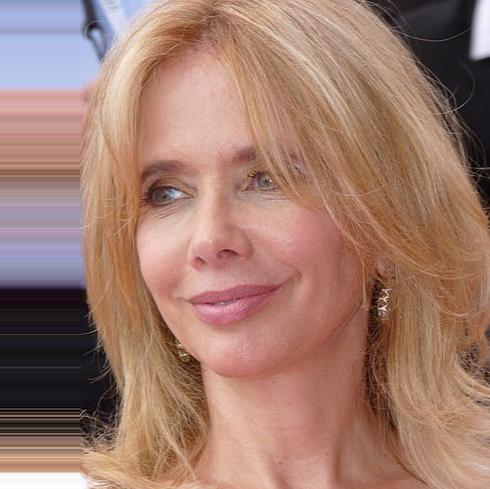
#> input picture AI Data Preprocessing/data/female/female_000000.jpg, 490 x 489 px; its folder holds only this picture in this run
$ jupyter execute Image_croping.ipynb   (shell and % lines are left out)
#> lines starting #> are read from the running program, lines starting #| are printed output that depends on the picture; after the words box and inside, x2 and y2 are one past the last pixel; in counts of white or black regions, pixels touching at a corner belong together
[cell 1]
import numpy as np
import matplotlib.pyplot as plt
import cv2

[cell 2]
from glob import glob

[cell 3]
femalepath = glob('./data/female/*.jpg')
malepath = glob('./data/male/*.jpg')

[cell 4]
#number of image
len(femalepath),len(malepath)

[cell 5]
#let us consider one image
path = femalepath[0]
img = cv2.imread(path)
#> img is the input picture: shape (489, 490, 3); mean B, G, R 110, 123.8, 161
img.shape
#> Out = (489, 490, 3)

[cell 6]
plt.imshow(img)
plt.show()

[cell 7]
#convert image into grayscale
gray = cv2.cvtColor(img,cv2.COLOR_BGR2GRAY)
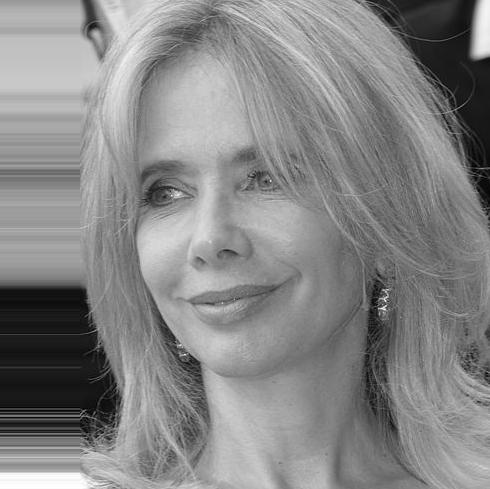
#> gray: shape (489, 490); min 1, max 255, mean 133.4
gray.shape
#> Out = (489, 490)

[cell 8]
plt.imshow(gray,cmap='gray')

[cell 9]
#load hear cascade classifier
head = cv2.CascadeClassifier('./model/haarcascade_frontalface_default.xml')

[cell 10]
faces = head.detectMultiScale(gray,1.5,5)
#> faces = [[86, 86, 273, 273]]

[cell 11]
print(faces)
#| [[ 86  86 273 273]]

[cell 12]
for x,y,w,h in faces:
    cv2.rectangle(img,(x,y),(x+w,y+h),(0,255,0),2)
#> this loop made 1 pass
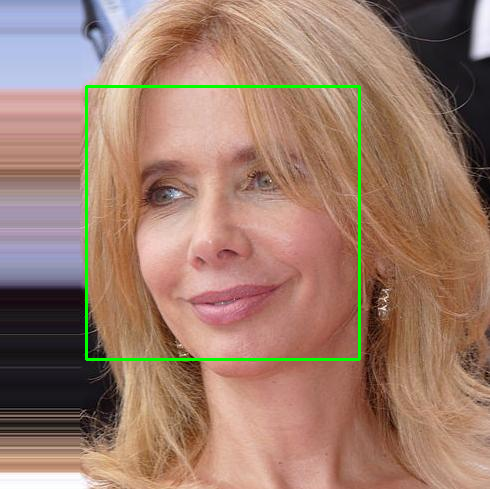
#> img: shape (489, 490, 3); 1.37% of pixels changed, all inside (x1, y1, x2, y2) = (85, 85, 361, 361)
plt.imshow(img)

[cell 13]
#crop the image
crop_img = img[y:y+h,x:x+h]
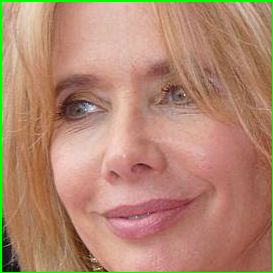
#> crop_img: shape (273, 273, 3); mean B, G, R 112.6, 135.7, 178.9

[cell 14]
plt.imshow(crop_img)

[cell 15]
cv2.imwrite('crop_01.png',crop_img)
#> Out = True

[cell 16]
#apply into all images
#firstly we create a function
def extract_images(path,gender,i):
#> called with path = './data/female/female_000000.jpg', gender = 'female', i = 1
    img = cv2.imread(path)
    gray =cv2.cvtColor(img,cv2.COLOR_BGR2GRAY)
    head = cv2.CascadeClassifier('./model/haarcascade_frontalface_default.xml')
    faces =head.detectMultiScale(gray,1.5,5)
#> faces = [[86, 86, 273, 273]]
    for x,y,w,h in faces:
        roi = img[y:y+h,x:x+w]
        if gender == 'female':
            cv2.imwrite('./data/crop/female_crop/{}_{}.png'.format(gender,i),roi)
        else:
            cv2.imwrite('./data/crop/male_crop/{}_{}.png'.format(gender,i),roi)
#> this loop made 1 pass
#> pass 1, in extract_images, `roi = img[y:y+h,x:x+w]`:
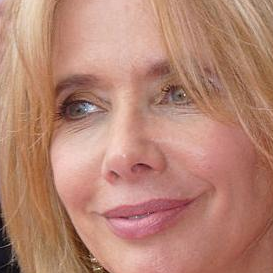
#> roi: shape (273, 273, 3); mean B, G, R 115, 132.9, 182.6

$ run again, on AI Data Preprocessing/data/female/female_000004.jpg
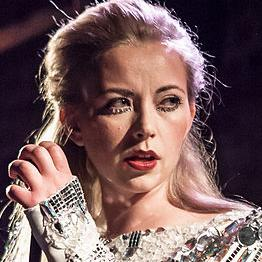
#> input picture AI Data Preprocessing/data/female/female_000004.jpg, 262 x 262 px
#> img is the input picture: shape (262, 262, 3); mean B, G, R 93.1, 93, 119.1
#> `gray = cv2.cvtColor(img,cv2.COLOR_BGR2GRAY)`:
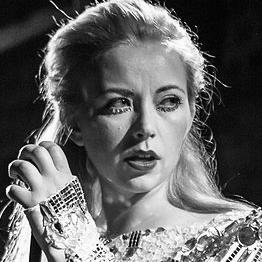
#> gray: shape (262, 262); min 0, max 255, mean 100.8
#> `faces = head.detectMultiScale(gray,1.5,5)`: faces = [[86, 56, 122, 122]]
#| [[ 86  56 122 122]]
#> the loop `for x,y,w,h in faces:` made 1 pass
#> `cv2.imwrite('crop_01.png',crop_img)`: Out = True
#> in extract_images, `faces =head.detectMultiScale(gray,1.5,5)`: faces = [[86, 56, 122, 122]]
#> the loop in extract_images, `for x,y,w,h in faces:` made 1 pass
#> pass 1, in extract_images, `roi = img[y:y+h,x:x+w]`:
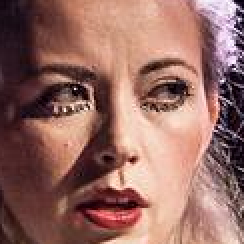
#> roi: shape (122, 122, 3) (shown 2 times larger); mean B, G, R 98.7, 106.7, 149.6

$ run again, on AI Data Preprocessing/data/female/female_000005.jpg
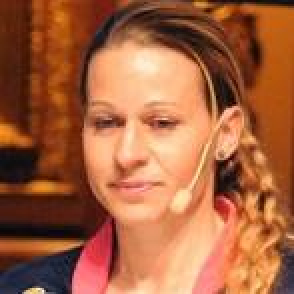
#> input picture AI Data Preprocessing/data/female/female_000005.jpg, 147 x 147 px (shown 2 times larger)
#> img is the input picture: shape (147, 147, 3); mean B, G, R 62.5, 97.4, 165.3
#> `gray = cv2.cvtColor(img,cv2.COLOR_BGR2GRAY)`:
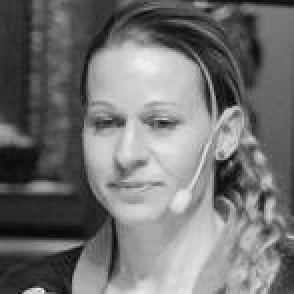
#> gray: shape (147, 147) (shown 2 times larger); min 7, max 244, mean 113.7
#> `faces = head.detectMultiScale(gray,1.5,5)`: faces = [[29, 30, 81, 81]]
#| [[29 30 81 81]]
#> the loop `for x,y,w,h in faces:` made 1 pass
#> `cv2.imwrite('crop_01.png',crop_img)`: Out = True
#> in extract_images, `faces =head.detectMultiScale(gray,1.5,5)`: faces = [[29, 30, 81, 81]]
#> the loop in extract_images, `for x,y,w,h in faces:` made 1 pass
#> pass 1, in extract_images, `roi = img[y:y+h,x:x+w]`:
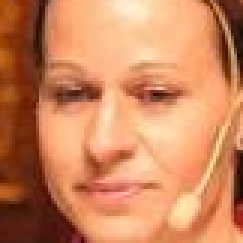
#> roi: shape (81, 81, 3) (shown 3 times larger); mean B, G, R 93.7, 134, 204.6

$ run again, on AI Data Preprocessing/data/female/female_000006.jpg
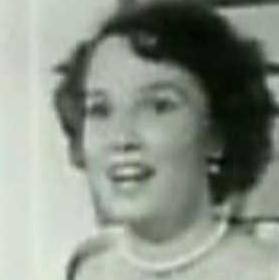
#> input picture AI Data Preprocessing/data/female/female_000006.jpg, 279 x 280 px
#> img is the input picture: shape (280, 279, 3); mean B, G, R 134.2, 144.8, 137.4
#> `faces = head.detectMultiScale(gray,1.5,5)`: faces = [[66, 61, 122, 122], [45, 39, 182, 182]]
#| [[ 66  61 122 122]
#|  [ 45  39 182 182]]
#> the loop `for x,y,w,h in faces:` made 2 passes
#> `cv2.imwrite('crop_01.png',crop_img)`: Out = True
#> in extract_images, `faces =head.detectMultiScale(gray,1.5,5)`: faces = [[66, 61, 122, 122], [45, 39, 182, 182]]
#> the loop in extract_images, `for x,y,w,h in faces:` made 2 passes
#> pass 1, in extract_images, `roi = img[y:y+h,x:x+w]`:
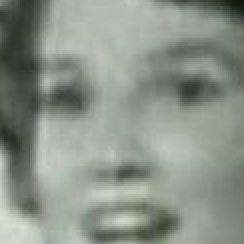
#> roi: shape (122, 122, 3) (shown 2 times larger); mean B, G, R 136.4, 146.5, 139.4
#> pass 2, in extract_images, `roi = img[y:y+h,x:x+w]`:
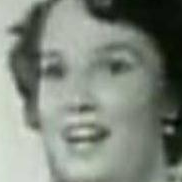
#> roi: shape (182, 182, 3); mean B, G, R 123.2, 133.4, 126.1

$ run again, on AI Data Preprocessing/data/female/female_000001.jpg
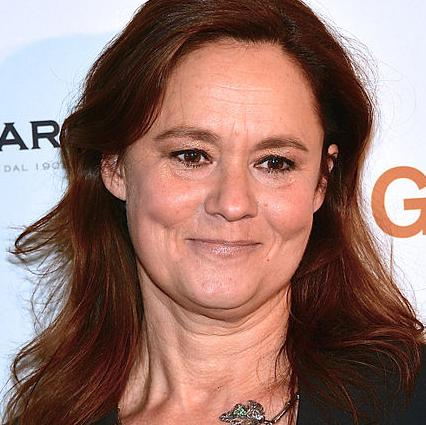
#> input picture AI Data Preprocessing/data/female/female_000001.jpg, 426 x 425 px
#> img is the input picture: shape (425, 426, 3); mean B, G, R 108.7, 117.1, 150.9
#> `faces = head.detectMultiScale(gray,1.5,5)`: faces = [[142, 91, 182, 182], [91, 46, 273, 273]]
#| [[142  91 182 182]
#|  [ 91  46 273 273]]
#> the loop `for x,y,w,h in faces:` made 2 passes
#> `cv2.imwrite('crop_01.png',crop_img)`: Out = True
#> in extract_images, `faces =head.detectMultiScale(gray,1.5,5)`: faces = [[142, 91, 182, 182], [91, 46, 273, 273]]
#> the loop in extract_images, `for x,y,w,h in faces:` made 2 passes
#> pass 2, in extract_images, `roi = img[y:y+h,x:x+w]`:
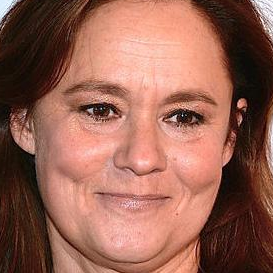
#> roi: shape (273, 273, 3); mean B, G, R 83, 98, 149.8
